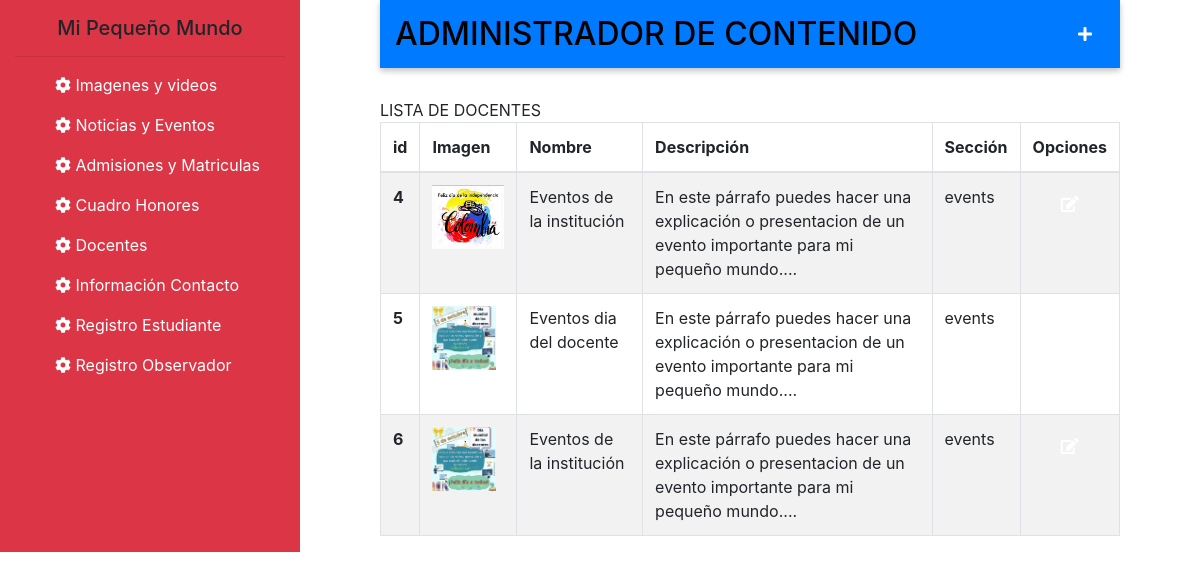
Screenshot of /form_list_teacher.php with the database file from the repository.
### tables this page shows
CREATE TABLE `news` (
  `id` int(11) NOT NULL,
  `url_media` varchar(255) DEFAULT NULL,
  `title` varchar(100) DEFAULT NULL,
  `description` text DEFAULT NULL,
  `section` varchar(45) DEFAULT NULL
);

### form_list_teacher.php (the view, shortened to what this page needs)
<?php
    include ("config.php");
    include ('header_forms.php');
    $ret=mysqli_query($con,"SELECT * FROM news WHERE section='events'");
?>
<body>
    <section class="container-fluid">
        <div class="row ">
            <div class="col-3 bg-danger">
            <?php include ("menu_forms.php"); ?>
            </div>
            <div class="col-8 center-block">
                <div class="container ">
                    <div class="d-flex justify-content-between bg-primary form-header">
                        <h2 class="d-flex m-0 align-items-center text-center">ADMINISTRADOR DE CONTENIDO</h2>
                        <a id="show_add_category" href="form_creator_banner.php"
                            class="btn bg-transparent d-flex align-items-center"><i class="fa fa-plus"></i></a>
                    </div>
                    <form class="form group">
                        <div class="row">
                            <div class="col-12">
                                LISTA DE DOCENTES
                            </div>
                        </div>
                    </form>
                    <div class="row">
                        <div class="col-12">
                            <table class="table table-bordered table-striped">
                                <thead>
                                    <tr>
                                        <th scope="col">id</th>
                                        <th scope="col">Imagen</th>
                                        <th scope="col">Nombre</th>
                                        <th scope="col">Descripción</th>
                                        <th scope="col">Sección</th>
                                        <th scope="col">Opciones</th>
                                    </tr>
                                </thead>
                                <tbody>
                                    <?php
                                            while($row = mysqli_fetch_assoc($ret)) {
                                                echo ' <tr>
                                                <th>'.$row['id'].'</th>
                                                <td><a href="'.$row['url_media'].'" class="logo">
                                                <img src="'.$row['url_media'].'" alt="'.$row['title'].'"
                                                    class="image_form"></a></td>
                                                <td>'.$row['title'].'</td>
                                                <td>'.$row['description'].'</td>
                                                <td>'.$row['section'].'</td>
                                                <td class="text-center">
                                                    <a href="form_edit_banner.php" class="btn">
                                                        <i class="fa fa-edit"></i>
                                                    </a>
                                                </td>
                                            </tr>';
                                            }
                                        ?>
                                </tbody>
                            </table>
                        </div>
                    </div>
                </div>
            </div>
    </section>
</body>
</html>

### header_forms.php (shortened to what this page needs)
<!DOCTYPE html>
<html lang="es">
<head>
    <link rel="stylesheet" href="css/forms.css">
    <link rel="stylesheet" href="https://stackpath.bootstrapcdn.com/bootstrap/4.5.2/css/bootstrap.min.css"
>
    <link rel="stylesheet" href="https://use.fontawesome.com/releases/v5.8.1/css/all.css"
>
</head>

### menu_forms.php
<?php
    include ('header_forms.php'); ?>
<nav id="menu"  class="bg-danger w-100">
    <h5 class="text-center my-3 ">Mi Pequeño Mundo</h5>
    <hr class="my-2">
    <ul class="style-none">
        <li class="py-2">
            <a class=" text-white" href="form_list_banner.php"><i class="text-white fas fa-cog"></i> Imagenes y videos</a>
        </li>
        <li class="py-2">
            <a class=" text-white" href="form_list_news.php"><i class="text-white fas fa-cog"></i> Noticias y Eventos </a>
        </li>
        <li class="py-2">
            <a class=" text-white" href="form_list_admissions.php"><i class="text-white fas fa-cog"></i> Admisiones y Matriculas </a>
        </li>
        <li class="py-2">
            <a class=" text-white" href="form_list_honors.php"><i class="text-white fas fa-cog"></i> Cuadro Honores</a>
        </li>
        <li class="py-2">
            <a class=" text-white" href="form_list_teacher.php"><i class="text-white fas fa-cog"></i> Docentes</a>
        </li>
        <li class="py-2">
            <a class=" text-white" href="form_list_info.php"><i class="text-white fas fa-cog"></i> Información Contacto</a>
        </li>
        <li class="py-2">
            <a class=" text-white" href="registro_estudiante_nuevo.php"><i class="text-white fas fa-cog"></i> Registro Estudiante </a>
        </li>
        <li class="py-2">
            <a class=" text-white" href="registrar.php"><i class=" text-white fas fa-cog"></i> Registro Observador</a>
        </li>
    </ul>
</nav>

### css/forms.css (style rules this page uses)
ul { list-style: none; }
a { text-decoration: none ; color: #fff !important; }
.image_form { max-height: 4rem; align-content: space-between; }
.form-header { width: 100%; margin-bottom: 30px !important; padding: 15px; box-shadow: 0px 3px 6px 0px rgba(0, 0, 0, 0.24); color: black !important; }
.center-block { margin-left:auto; margin-right:auto; display:block; }

### header_forms.php (style rules this page uses)
img { max-width: 5rem; height: auto; }

### rows the page displays
news: id "4", url_media (picture), title "Eventos de la institución", description "En este párrafo puedes hacer una explicación o presentacion de un evento importante para mi pequeño mundo....", section "events"
news: id "5", url_media (picture), title "Eventos dia del docente", description "En este párrafo puedes hacer una explicación o presentacion de un evento importante para mi pequeño mundo....", section "events"
news: id "6", url_media (picture), title "Eventos de la institución", description "En este párrafo puedes hacer una explicación o presentacion de un evento importante para mi pequeño mundo....", section "events"
